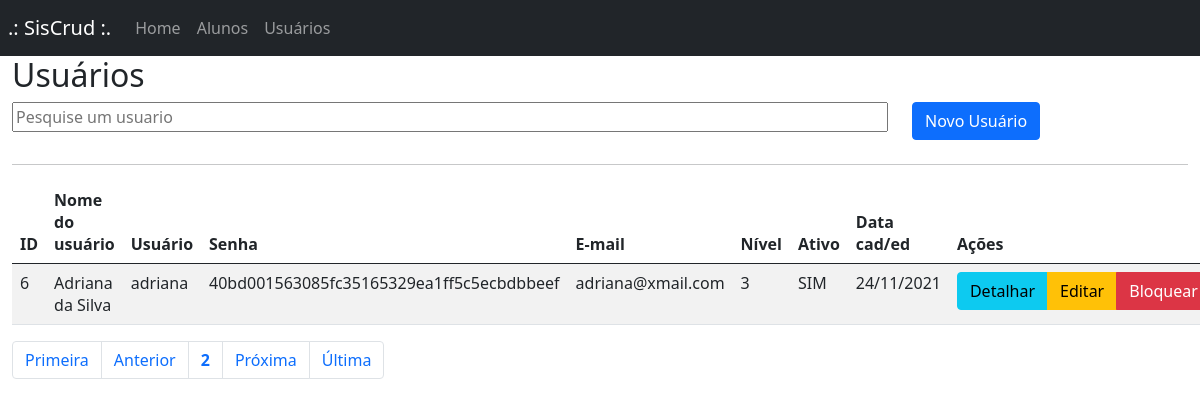
The page /lista_usu.php?page=lista_usu&pagina=2 on the database its author committed.
### tables this page shows
CREATE TABLE IF NOT EXISTS `usuario` (
  `id` int(11) unsigned NOT NULL AUTO_INCREMENT,
  `nome` varchar(50) NOT NULL,
  `usuario` varchar(25) NOT NULL,
  `senha` varchar(40) NOT NULL,
  `email` varchar(100) NOT NULL,
  `nivel` int(1) unsigned NOT NULL DEFAULT '1',
  `ativo` tinyint(1) NOT NULL DEFAULT '1',
  `dt_cadastro` datetime NOT NULL,
  PRIMARY KEY (`id`),
  UNIQUE KEY `usuario` (`usuario`),
  KEY `nivel` (`nivel`)
);

### lista_usu.php (the view, shortened to what this page needs)
<?php require_once "assets/nav.php"; require_once "assets/abre-banco.php"; ?>
<div id="main" class="container-fluid">
<link href="https://cdn.jsdelivr.net/npm/bootstrap@5.0.2/dist/css/bootstrap.min.css" rel="stylesheet">
	<div id="top" class="row">
		<div class="col-md-1">
			<h2>Usuários</h2>
		</div>
		<div class="col-md-9">
			<input type="text" name="teste" id="teste" class="w-100" placeholder="Pesquise um usuario">
		</div>
		<div class="col-md-2">
			<a href="?page=fadd_usu" class="btn btn-primary pull-right h2">Novo Usuário</a>
		</div>
	</div>
		<?php
			$quantidade = 5;
			$pagina = (isset($_GET['pagina'])) ? (int) $_GET['pagina'] : 1;
			$inicio = ($quantidade * $pagina) - $quantidade;
			$selectQ = "SELECT * FROM usuario ORDER BY id LIMIT $quantidade OFFSET $inicio";
			$selectP = $conexao ->prepare($selectQ);
			$selectP->SetFetchMode(PDO::FETCH_ASSOC);
			$selectP->execute();
		?>
	<hr/>
	<div id="bloco-list-pag">
		<div id="list" class="row">
			<div class="table-responsive col-xs-12">
				<?php
					echo "<table class='table table-striped' cellspacing='0' cellpading='0'>";
					echo "<thead><tr>";
					echo "<td><strong>ID</strong></td>";
					echo "<td><strong>Nome do usuário</strong></td>";
					echo "<td><strong>Usuário</strong></td>";
					echo "<td class='d-none d-md-table-cell'><strong>Senha</strong></td>";
					echo "<td class='d-none d-md-table-cell'><strong>E-mail</strong></td>";
					echo "<td class='d-none d-md-table-cell'><strong>Nível</strong></td>";
					echo "<td class='d-none d-md-table-cell'><strong>Ativo</strong></td>";
					echo "<td class='d-none d-md-table-cell'><strong>Data cad/ed</strong></td>";
					echo "<td class='actions'><strong>Ações</strong></td>";
					echo "</tr></thead><tbody>";
					while($dados = $selectP->fetch()){
						echo "<tr>";
						echo "<td>".$dados['id']."</td>";
						echo "<td>".$dados['nome']."</td>";
						echo "<td>".$dados['usuario']."</td>";
						echo "<td class='d-none d-md-table-cell'>".$dados['senha']."</td>";
						echo "<td class='d-none d-md-table-cell'>".$dados['email']." </td>";
						echo "<td class='d-none d-md-table-cell'>".$dados['nivel']."</td>";
						if($dados['ativo'] == 1){
							echo "<td class='d-none d-md-table-cell'>SIM</td>";
						}else if($dados['ativo'] == 0){
							echo "<td class='d-none d-md-table-cell'>NÃO</td>";
						}
						echo "<td class='d-none d-md-table-cell'>".date('d/m/Y',strtotime($dados['dt_cadastro']))."</td>";
						echo "<td><div class='btn-group btn-group-xs'>";
						echo "<a class='btn btn-info btn-xs' href=?page=view_usu&id=".$dados['id']."> Detalhar </a>";
						echo "<a class='btn btn-warning btn-xs' href=?page=fedita_usu&id=".$dados['id']."> Editar </a>";
						if($dados['ativo'] == 1){
							echo "<a class='btn btn-danger btn-xs'  href=?page=block_usu&id=".$dados['id']."> Bloquear </a>";
						}else if($dados['ativo'] == 0){
							echo "<a class='btn btn-success btn-xs'  href=?page=ativa_usu&id=".$dados['id'].">&nbsp;&nbsp;&nbsp;Ativar&nbsp;&nbsp;</a></div></td>";
						}
					}
					echo "</tr></tbody></table>";
				?>
			</div>
		</div>
		<div id="bottom" class="row">
			<div class="col-md-12">
				<?php
					try{
						$selectQ2 = "SELECT id FROM usuario";
						$selectP2 = $conexao ->prepare($selectQ2);
						$selectP2->execute();
						$numTotal = $selectP2->rowcount();
						$totalpagina = (ceil($numTotal/$quantidade)<=0) ? 1 : ceil($numTotal/$quantidade);
						$anterior = (($pagina-1) <= 0) ? 1 : $pagina - 1;
						$posterior = (($pagina+1) >= $totalpagina) ? $totalpagina : $pagina+1;
						echo "<ul class='pagination'>";
						echo "<li class='page-item'><a class='page-link' href='?page=lista_usu&pagina=1" . (isset($_GET['teste']) ? "&teste=" . $_GET['teste'] : "") . "'> Primeira</a></li>";
						echo "<li class='page-item'><a class='page-link' href=\"?page=lista_usu&pagina=$anterior" . (isset($_GET['teste']) ? "&teste=" . $_GET['teste'] : "") . "\"> Anterior</a></li>";
					echo "<li class='page-item'><a class='page-link' href='?page=lista_usu&pagina=".$pagina."'><strong>".$pagina."</strong></a></li> ";
					echo "<li class='page-item'><a class='page-link' href=\"?page=lista_usu&pagina=$posterior\"> Pr&oacute;xima</a></li> ";
					echo "<li class='page-item'><a class='page-link' href=\"?page=lista_usu&pagina=$totalpagina\"> &Uacute;ltima</a></li></ul>";
				}catch(PDOException $e){
					throw $e;
				}
				?>
			</div>
		</div>
	</div>
</div>

### rows shown on the page
usuario: id "6", nome "Adriana da Silva", usuario "adriana", senha "40bd001563085fc35165329ea1ff5c5ecbdbbeef", email "adriana@xmail.com", nivel "3", ativo "SIM", dt_cadastro "24/11/2021"

### other values the page prints
$pagina "2"
